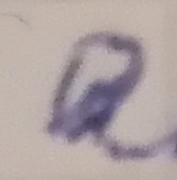
#> input picture dataset/train/А/а.jpg, 177 x 180 px; its folder holds only this picture in this run
$ python train.py   (older library calls are emulated)
#> lines starting #> are read from the running program, lines starting #| are printed output that depends on the picture; after the words box and inside, x2 and y2 are one past the last pixel; in counts of white or black regions, pixels touching at a corner belong together
### cvfunction.py
import cv2 as cv
import numpy as np
from PIL import Image


def image_processing(path):
#> called with path = 'dataset/train/А/а.jpg'
    pil_image = Image.open(path)
#> pil_image is the input picture: PIL image 177x180 RGB; mean R, G, B 176.1, 163.6, 163.3
    opencvImage = cv.cvtColor(np.array(pil_image), cv.COLOR_RGB2GRAY)
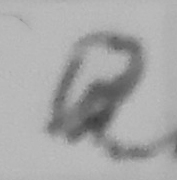
#> opencvImage: shape (180, 177); min 60, max 191, mean 167.4
    kernel = np.ones((3, 3), np.uint8)
    blur = cv.blur(opencvImage, (7, 7))
    ret, th = cv.threshold(blur, 0, 255, cv.THRESH_BINARY_INV+cv.THRESH_OTSU)
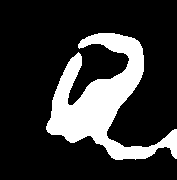
#> th: shape (180, 177); 20.4% white; 1 white region, box (x1, y1, x2, y2) and area: (46, 33, 177, 160) 6511
#> ret = 150
    erosion = cv.erode(th, kernel, iterations=1)
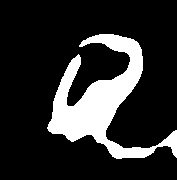
#> erosion: shape (180, 177); 17.7% white; 1 white region
    contours, _ = cv.findContours(th, cv.RETR_EXTERNAL, cv.CHAIN_APPROX_SIMPLE)
#> contours = 1 contour; box (x1, y1, x2, y2) and area: (46, 33, 177, 160) 6182
    cnt = max(contours, key=cv.contourArea)
#> cnt = contour of 335 points, box (x1, y1, x2, y2) (46, 33, 177, 160), area 6182
    x, y, w, h = cv.boundingRect(cnt)
#> x = 46; y = 33; w = 131; h = 127
    crop = erosion[y:y + h, x:x + w]
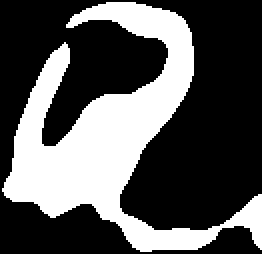
#> crop: shape (127, 131) (shown 2 times larger); 33.9% white; 1 white region, box (x1, y1, x2, y2) and area: (1, 1, 131, 126) 5632
    return crop


def get_square(image, square_size):
#> called with square_size = 28
    height, width = image.shape
#> height = 127; width = 131
    if (height > width):
      differ = height
    else:
      differ = width
#> differ = 131
    differ += 4
#> differ = 135
    mask = np.zeros((differ, differ), dtype="uint8")
    x_pos = int((differ-width)/2)
#> x_pos = 2
    y_pos = int((differ-height)/2)
#> y_pos = 4
    mask[y_pos:y_pos+height, x_pos:x_pos+width] = image[0:height, 0:width]
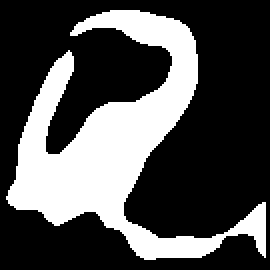
#> mask: shape (135, 135) (shown 2 times larger); 30.9% white; 1 white region, box (x1, y1, x2, y2) and area: (3, 5, 133, 130) 5632
    mask = cv.resize(mask, (square_size, square_size), interpolation=cv.INTER_AREA)
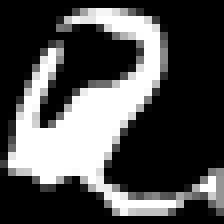
#> mask: shape (28, 28) (shown 8 times larger); min 0, max 255, mean 78.8
    return mask

### dataloader.py
## -*- coding: utf-8 -*-
import os
import numpy as np
from torch.utils.data.dataset import Dataset
from torch import Tensor
import cvfunction
from scipy.misc import *

class LettersDataset(Dataset):

	def __init__(self, root):

		Images, Y = [], []
		folders = os.listdir(root)

		for folder in folders:
			folder_path = os.path.join(root, folder)
			for ims in os.listdir(folder_path):
				try:
					img_path = os.path.join(folder_path, ims)
					img_transforming = cvfunction.image_processing(img_path)
					img_trimming = cvfunction.get_square(img_transforming, 28)
					Images.append(img_trimming)
					Y.append(ord(folder) - 65)

				except:
					print("File {}/{} is broken".format(folder, ims))

		data = [(x, y) for x, y in zip(Images, Y)]
#> data = 1 item
		self.data = data
#> self.data = 1 item

	def __len__(self):
		return len(self.data)

	# [9 lines left out: function __getitem__, not called in this run]

### train.py
## -*- coding: utf-8 -*-
from model import Model
import os
import numpy as np
import torch
from torch.utils.data import DataLoader
from dataloader import LettersDataset
import matplotlib.pyplot as plt
from parameters import MODEL_NAME, N_EPOCHS, BATCH_SIZE

root = os.path.dirname(__file__)

# Instantiating the Letters dataset class we created
train_dataset = LettersDataset(os.path.join(root, 'dataset/train'))
print("Loaded data")

# Creating a dataloader
#> (the run stopped early here; a loop or call above may not have finished)
